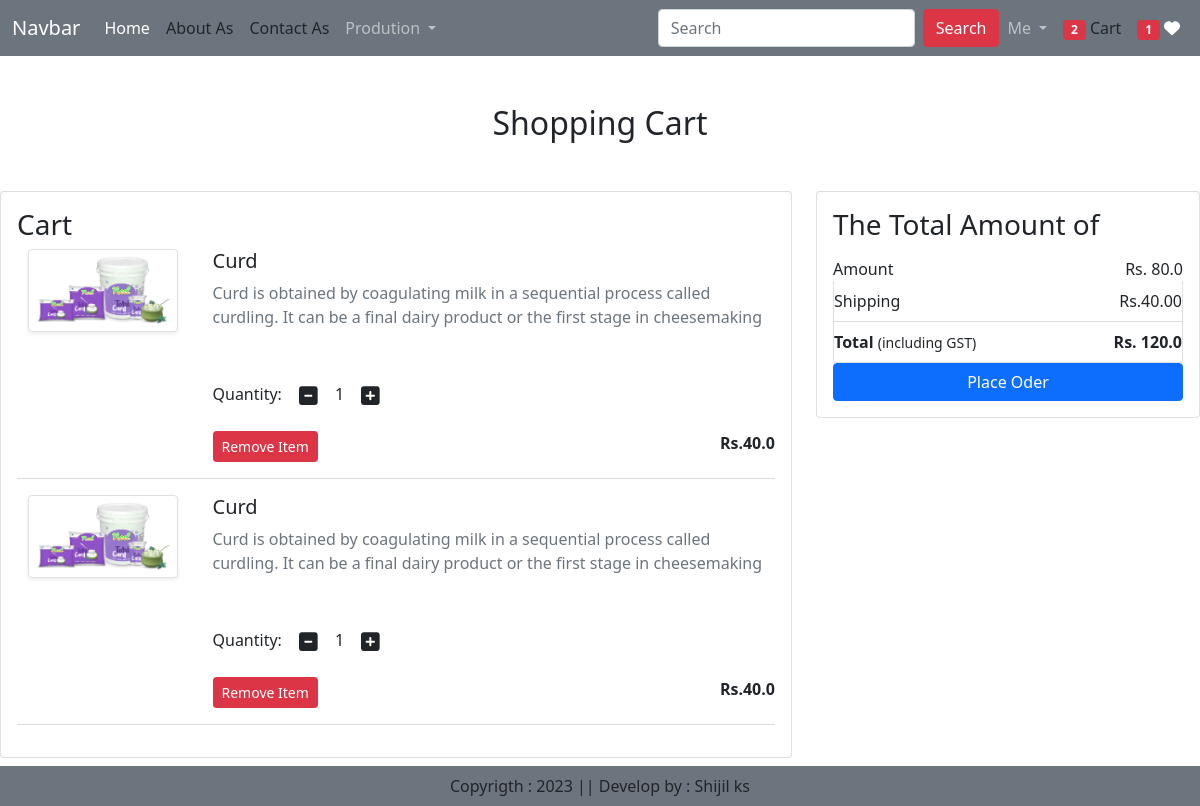
The app's page /cart/ (signed in), older data.
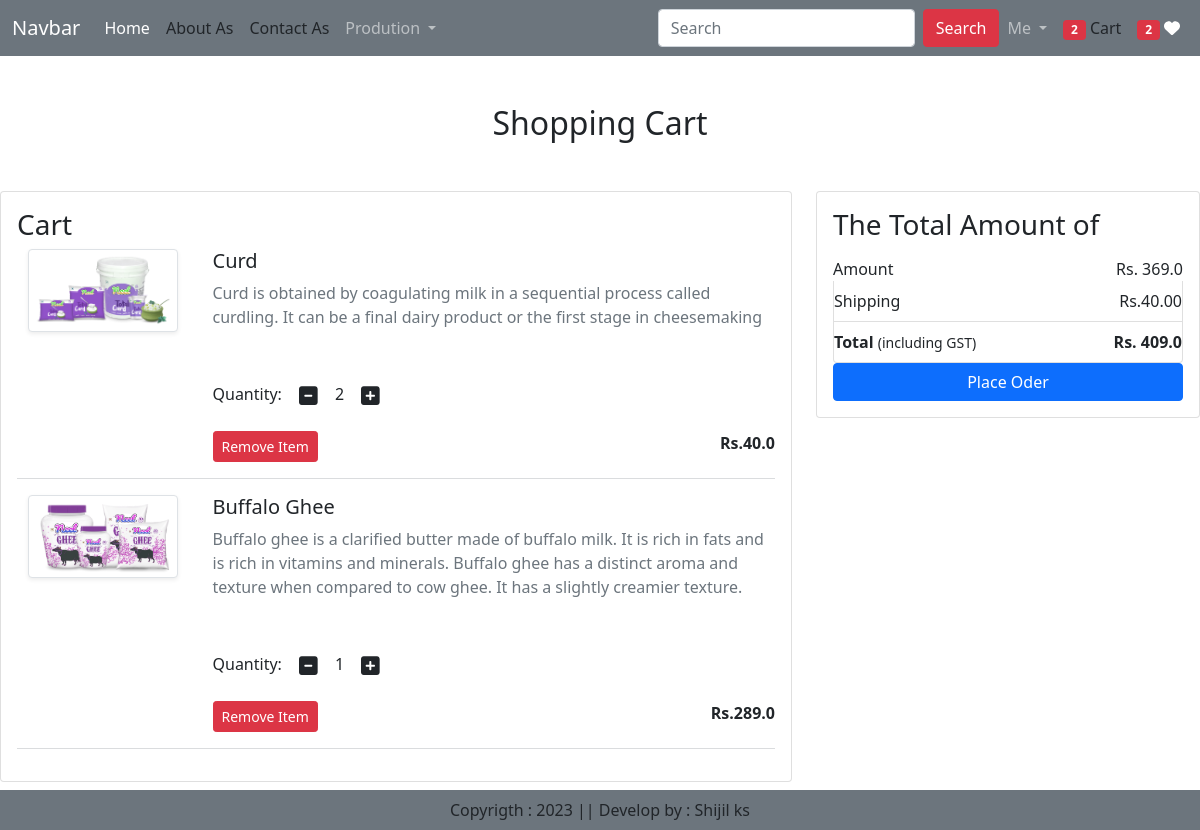
The same page, newer data.
### e_commerce/models.py (models this page shows, shortened)
class Cart(models.Model):
    user =models.ForeignKey(User,on_delete=models.CASCADE)
    product = models.ForeignKey(Product,on_delete=models.CASCADE)
    quantity =models.PositiveIntegerField(default=1)

class Product(models.Model):
    title =models.CharField(max_length=100)
    selling_price=models.FloatField()
    discounted_price= models.FloatField()
    description = models.TextField()
    comopsition=models.TextField(default="")
    prodapp =models.TextField(default="")
    category=models.CharField(choices=CATEGORY_CHOICES, max_length=2)
    product_image = models.ImageField(upload_to='product')

### e_commerce/views.py (the view)
# urls.py: path('cart/', views.show_cart,name="showcart"),
@login_required
def show_cart(request):
    user = request.user
    cart =Cart.objects.filter(user=user)
    amount =0
    for p in cart:
        value= p.quantity * p.product.discounted_price
        amount = amount + value
        totalamount= amount + 40
        totalitem= 0
        wishitem =0
    if request.user.is_authenticated:
        totalitem =len(Cart.objects.filter(user=request.user))
        wishitem=len(Wishlist.objects.filter(user=request.user))
    return render(request, 'addtocart.html',locals())

### templates/addtocart.html (shortened to what this page needs)
{% extends "base.html" %}
{% load static %}
{% block main-content%}
<div class="contanier my-5">
<div class="row">
    {% if cart %}
    <h2 class="text-center mb-5">Shopping Cart</h2>
    <div class="col-sm-8">
    <div class="card">
        <div class="card-body">
            <h3>Cart</h3>
            {% for item in cart %}
            <div class="row">
                <div class="col-sm-3 text-center aligin-self-center"> <img src="{{item.product.product_image.url}}" alt="" srcset="" class="img-fluid img-thumbnail shadow-sm" height="150" width="150"></div>
                <div class="col-sm-9">
                    <div>
                        <h5>{{item.product.title}}</h5>
                        <p class="mb-5 text-muted samll">{{item.product.description}}</p>
                        <div class="my-3">
                            <label for="quantity">Quantity:</label>
                            <a class="minus-cart btn" pid="{{item.product.id}}"><i class="fas fa-minus-square fa-lg"></i></a>
                            <span id="quantity">{{item.quantity}}</span>
                               <a class="plus-cart btn" pid="{{item.product.id}}"><i class="fas fa-plus-square fa-lg"></i></a>
                        </div>
                        <div class="d-flex justify-content-between">
                            <a href="#" class="remove-cart btn btn-sm btn-danger mr-3" pid="{{item.product.id}}">Remove Item</a>
                            <p class="mb-0"><span><strong>Rs.{{item.product.discounted_price}}</strong></span></p>
                        </div>
                    </div>
                </div>
            </div>
            <hr class="text-muted">
            {% endfor %}
         </div>
        </div>
        </div>
        <div class="col-sm-4">
            <div class="card">
                <div class="card-body">
                    <h3>The Total Amount of </h3>
                    <ul class="list-group">
                        <li class="list-group-item d-flex justify-content-between aligin-item-center border-0 px-0 pb-0">Amount<span id="amount">Rs. {{amount}} </span> </li>
                        <li class="list-group-item d-flex justify-content-between aligin-item-center px-0 ">Shipping<span>Rs.40.00</span> </li>
                        <li class="list-group-item d-flex justify-content-between aligin-item-center px-0">
                            <div>
                                <strong>Total</strong> <small>(including GST) </small>
                                </div>
                                <span id="totalamount"><strong>Rs. {{totalamount}} </strong> </span>
                        </li>
                    </ul>
                    <div class="d-grid"><a href="{% url 'checkout'%}" class="btn btn-primary">Place Oder</a></div>
                </div>
            </div>
        </div>
        {% else %}
        <h1 class="text-center mb-5">Cart is Empty</h1>
        {% endif %}
</div>
</div>
{% endblock main-content%}

### templates/base.html (shortened to what this page needs)
<!DOCTYPE html>
 {% load static %}
<html lang="en">
<head>
    <link rel="stylesheet" href="https://cdnjs.cloudflare.com/ajax/libs/font-awesome/5.15.3/css/all.min.css">
    <link href="https://cdn.jsdelivr.net/npm/bootstrap@5.0.2/dist/css/bootstrap.min.css" rel="stylesheet">
    <link rel="stylesheet" href="{% static 'css/owl.carousel.min.css' %}" />
    <link rel="stylesheet" href="{% static 'css/all.min.css' %}" />
    <link rel="stylesheet" href="{% static 'css/style.css' %}" />
</head>
<body>
    <nav class="navbar navbar-expand-lg navbar-dark bg-secondary ">
        <div class="container-fluid">
          <a class="navbar-brand" href="#">Navbar</a>
          <div class="collapse navbar-collapse" id="navbarSupportedContent">
            <ul class="navbar-nav me-auto mb-2 mb-lg-0">
              {% if request.user.is_authenticated %}
              <li class="nav-item">
                <a class="nav-link active" aria-current="page" href="/">Home</a>
              </li>
              <li class="nav-item">
                <a class="nav-link text-dark" href="{% url 'about'%}">About As</a>
              </li>
              <li class="nav-item">
                <a class="nav-link text-dark" href="{% url 'contact'%}">Contact As</a>
              </li>
              <li class="nav-item dropdown">
                <a class="nav-link dropdown-toggle" href="#" id="navbarDropdown" role="button" data-bs-toggle="dropdown" aria-expanded="false">
                  Prodution
                </a>
              </li>
            </ul>
            <form class="d-flex" role="search" action="/search">
              <input class="form-control me-2" type="search" placeholder="Search" name="search" aria-label="Search">
              <button class="btn btn-danger" type="submit">Search</button>
              </form>
          </div>
          <ul class="navbar-nav me-auto mb-2 mb-lg-0">
            <li class="nav-item dropdown max-2">
                <a class="nav-link dropdown-toggle" href="#" id="navbarDropdown" role="button" data-bs-toggle="dropdown" aria-expanded="false">
                  Me
                </a>
           </li>
           <li class="nav-item max-2">
            <a href="{% url 'showcart' %}" class="nav-link text-dark"><span class="badge bg-danger">{%if totalitem > 0 %} {{totalitem}} {% endif %}</span> Cart</a>
           </li>
           <li class="nav-item max-2">
            <a href="{% url 'showwishlist'%}" class="nav-link text-white"><span class="badge bg-danger">{% if wishitem > 0 %} {{wishitem}} {% endif %}</span>  <i class="fa fa-heart"></i></a>
           </li>
           {% endif %}
          </ul>
        </div>
      </nav>
      {% block main-content%} {%endblock main-content%}
   <footer class="container-fluid fixed-bottom bg-primary bg-secondary text-center p-2 mt-5">
    Copyrigth : 2023 || Develop by : Shijil ks
   </footer>
</body>
</html>

Row changes from the older to the newer data that the page shows:
removed Cart: product.product_image (picture), product "Curd", product.description "Curd is obtained by coagulating milk in a sequential process called curdling. It can be a final dairy product or the first stage in cheesemaking", quantity "1", product.discounted_price "40.0"
changed Cart "Curd": quantity "1" → "2"
added Cart: product.product_image (picture), product "Buffalo Ghee", product.description "Buffalo ghee is a clarified butter made of buffalo milk. It is rich in fats and is rich in vitamins and minerals. Buffalo ghee has a distinct aroma and texture when compared to cow ghee. It has a slightly creamier texture.", quantity "1", product.discounted_price "289.0"
Text that changed along with them:
{{ wishitem }}: "1" → "2"
{{ amount }}: "80.0" → "369.0"
{{ totalamount }}: "120.0" → "409.0"
